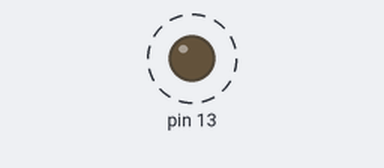
Simulated run of this sketch. Board: Arduino Uno, built with avr-gcc and run on an emulated ATmega328P. Parts: output pins drawn as LEDs (lit = HIGH). Dashed ring = blinking. The modem accepts every AT command (registered, SIM ready, sends succeed) and sends nothing else; what the sketch prints to the serial monitor is not drawn.

Above: at 0.8 s.
Timing chart, 0 to 4.9 s (numbered marks = the images above):
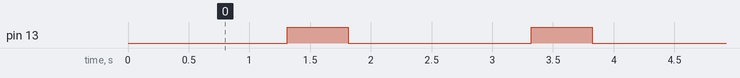

The sketch:

Multithreading.ino
```cpp
#include <Thread.h>
#include <ThreadController.h>
#include<SoftwareSerial.h>
#define rxPin 10
#define txPin 11


SoftwareSerial mySerial(rxPin,txPin); // RX, TX
ThreadController control = ThreadController();
Thread gsmThread = Thread();
Thread blinkThread = Thread();

unsigned short int val=0;
String num = "" ;
unsigned short int count = 0;
unsigned short int access = 3 ;

void pollGSM(){
    long int start;
    if(count == 0){
        delay(10);
         Serial.println("cntloop\n");
        if(mySerial.find("+91")){
            Serial.println("hi");
            num = mySerial.readStringUntil('"');
            Serial.println(num);
            access=numCheck(num);
            count = 1;
            }
        }
      if (access == 1){
        start=millis();
        while((millis()-start) <= 18000 ){
        Serial.println("Access Granted");
        val= mySerial.parseInt();
        if( val>48 && val<53 ){
            val-=48;
            Serial.println(val);
//            count = 0;
//            issueCommand("ATH");
//            access = 3 ;
            break ;
            }
        }
            count = 0;    //part of while loop
            issueCommand("ATH");
            access = 3 ;
      }
      else if(access == 2) {
            issueCommand("ATH");
            access = 3 ;
            count = 0;
          }
       Serial.println("bleh!");
  }


void blinkLED(){

    digitalWrite(13,HIGH);
    delay(500);
    Serial.println(millis());
    digitalWrite(13,LOW);
    delay(500);
    Serial.println(millis());
  }


void issueCommand(char* msg){
    mySerial.println(msg);
    Serial.print(msg);
    delay(10);
    }


unsigned short int numCheck ( String numb){
    if ( numb == "7892953709" || numb == "9986277113" || numb == "9743451835"){
        return(1);
      }
     else {return(2);}
  }


//unsigned short int val=0;
//String num = "" ;
//unsigned short int count = 0;
//unsigned short int access = 3 ;


void setup(){

      pinMode(rxPin, INPUT);
      pinMode(txPin, OUTPUT);
      pinMode(13,OUTPUT);
      Serial.begin(9600);
      Serial.println("Arduino serial initialized!");
      delay(10);

      mySerial.begin(9600);
      Serial.println("Software serial initialized!");
      delay(10);
      issueCommand("AT");
      delay(50);
      issueCommand("ATS0=3");
      delay(50);
      issueCommand("AT+CLIP=1");
      delay(50);
      issueCommand("AT+QTONEDET=1");
      delay(50);
      gsmThread.onRun(pollGSM);
      gsmThread.setInterval(250);
      blinkThread.onRun(blinkLED);
      blinkThread.setInterval(100);
      control.add(&gsmThread);
      control.add(&blinkThread);

}

void loop(){
    control.run();

  }
```

Measured:
- by itself, pin 13: alternates HIGH for 0.50 s and LOW for 1.5 s
